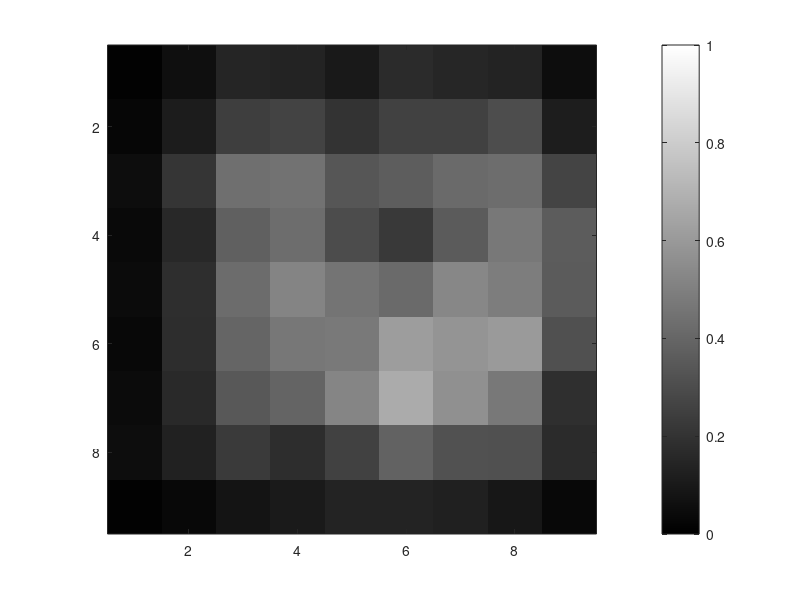
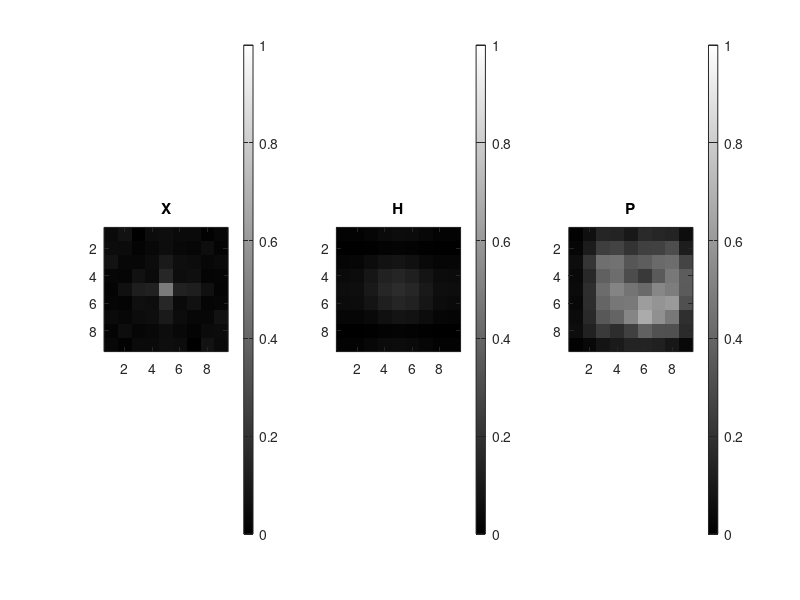
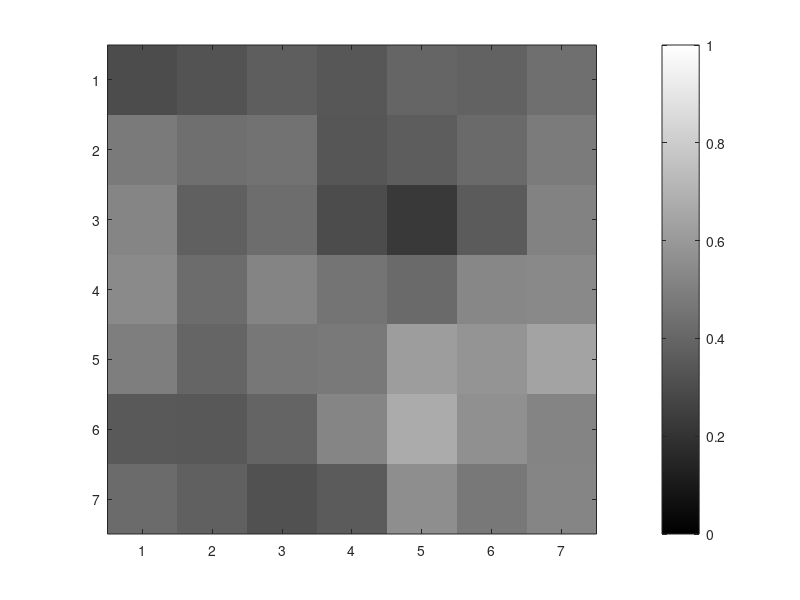
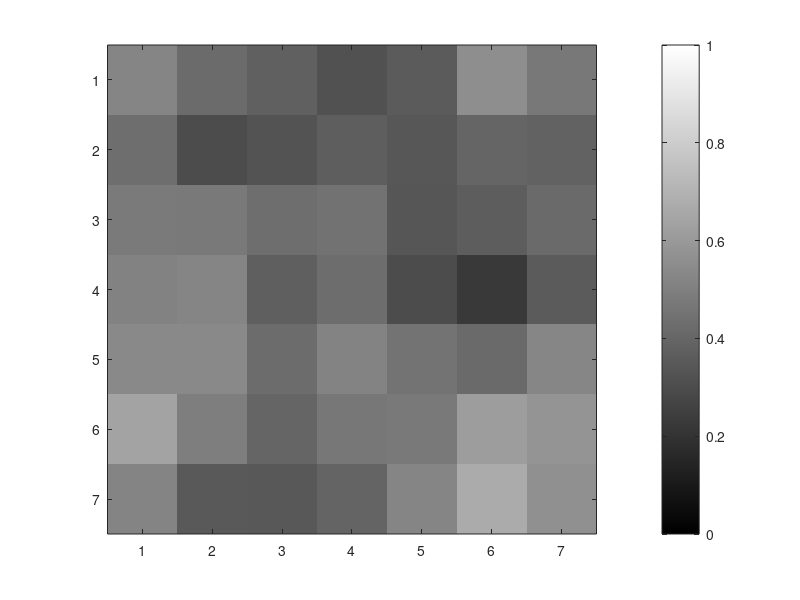

The MATLAB source for these figures, in order:
% Enonce
h = [1 4 7; 2 5 8; 3 6 9];
x = round(5*rand(7,7));
% a.
a = conv2(double(h),double(x));
figure(1);
image(a), colorbar;
colormap(gray(256));
axis image;
% b.
figure(2);
H = fft2(double(h),9,9);
X = fft2(double(x),9,9);
P = double(H.*X);
colormap(gray(256));
subplot(1,3,1);
image(abs(fftshift(X))), colorbar;
axis image;
title('X');
subplot(1,3,2);
image(abs(fftshift(H))), colorbar;
axis image;
title('H');
subplot(1,3,3);
image(abs(ifft2(P))), colorbar;
axis image;
title('P');
% c.
p2 = imfilter(x, h, 'conv', 'circular', 'same');
figure(3);
colormap(gray(256));
image(p2), colorbar;
axis image;
% d.
figure(4);
colormap(gray(256));
d = ifft2(fft2(x).*fft2(h,7,7));
image(abs(d)), colorbar;
axis image;
% e.
hpadded = circshift(padarray(h(:), 20, 0),25);
hcirc = gallery('circul',hpadded);
% b = cell(3,1);
% b{1,1} = circulant(h(:,1));
% b{2,1} = circulant(h(:,2));
% b{3,1} = circulant(h(:,3));
% H = cell2mat(circulant(b)); 
% Hpadded = padarray(H,[20 20],0,'both');
% Hcirc = circshift(Hpadded,-24);
p3 = reshape(double(hcirc)*x(:),[7 7]);

figure(5);
subplot(2,1,1);
colormap(gray(256));
image(p2);
axis image;
subplot(2,1,2);
image(p3);
axis image;

function r=circulant(h)
    r = [h(2) h(1) h(3);h(3) h(2) h(1);h(1) h(3) h(2)];
end
